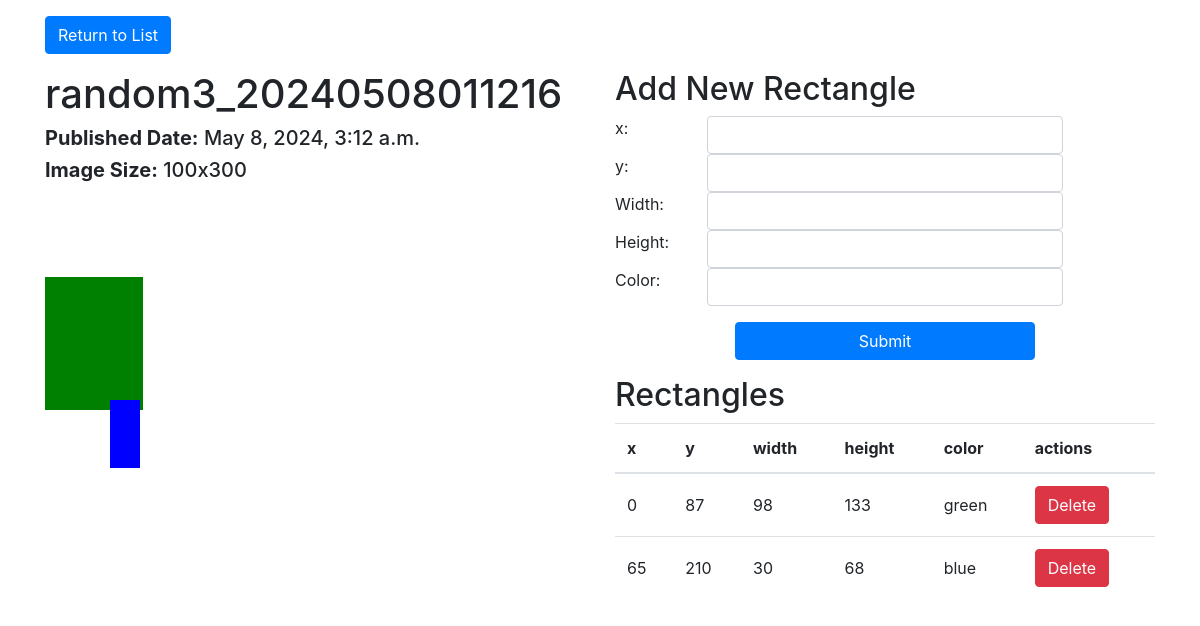
/images/view/4/ (signed in), run on the app's committed database.
### images/models.py (models this page shows, shortened)
class Image(models.Model):
    image_title = models.CharField(max_length=100)
    pub_date = models.DateTimeField('date published')
    width = models.IntegerField(default=100)
    height = models.IntegerField(default=100)
    editors = models.ManyToManyField(User, blank=True)
    tags = models.ManyToManyField(ImageTag, blank=True)
    description = models.CharField(max_length=2000, default='', blank=True)

class Rectangle(models.Model):
    image = models.ForeignKey(Image, on_delete=models.CASCADE)
    x_pos = models.IntegerField()
    y_pos = models.IntegerField()
    width = models.IntegerField()
    height = models.IntegerField()
    fill_color = models.CharField(max_length=20)
    time_added = models.DateTimeField('time added')

### images/views.py (the view)
# urls.py: path('view/<int:image_id>/', views.view_image, name='detail'),
def view_image(request, image_id):
    image = get_object_or_404(Image, pk=image_id)
    rectangles = Rectangle.objects.filter(image=image).order_by('time_added')
    context = {'image': image, 'rectangles': rectangles}
    template = loader.get_template('images/view_image.html')
    if request.user.is_superuser or request.user in image.editors.all():
        template = loader.get_template('images/edit_image.html')
    return HttpResponse(template.render(context, request))

### images/templates/images/edit_image.html (shortened to what this page needs)
<!DOCTYPE html>
<html>
<head>
    <link rel="stylesheet" href="https://stackpath.bootstrapcdn.com/bootstrap/4.5.2/css/bootstrap.min.css">
</head>
<body>
    <div class="container">
        <a href="/images" class="btn btn-primary mt-3">Return to List</a>
        <div class="row mt-3">
            <div class="col-md-6">
                <h1>{{ image.image_title }}</h1>
                <h5><b>Published Date:</b> {{ image.pub_date }}</h5>
                <h5><b>Image Size:</b> {{ image.width }}x{{ image.height }}</h5>
                <svg width="{{image.width}}" height="{{image.height}}" viewBox="0 0 {{image.width}} {{image.height}}" version="1.1" xmlns="http://www.w3.org/2000/svg">
                    {% for r in rectangles %}
                        <rect x="{{r.x_pos}}" y="{{r.y_pos}}" width="{{r.width}}" height="{{r.height}}" fill="{{r.fill_color}}"></rect>
                    {% endfor %}
                </svg>
            </div>
            <div class="col-md-6">
                <h2>Add New Rectangle</h2>
                <form action="{% url 'add_rectangle' %}" method="post" class="mb-3">
                    <div class="form-row">
                        <label for="x" class="col-md-2">x:</label>
                        <div class="col-md-8">
                            <input type="number" class="form-control" name="x">
                        </div>
                    </div>
                    <div class="form-row">
                        <label for="y" class="col-md-2">y:</label>
                        <div class="col-md-8">
                            <input type="number" class="form-control" name="y">
                        </div>
                    </div>
                    <div class="form-row">
                        <label for="width" class="col-md-2">Width:</label>
                        <div class="col-md-8">
                            <input type="number" class="form-control" name="width">
                        </div>
                    </div>
                    <div class="form-row" class="col-md-1">
                        <label for="height" class="col-md-2">Height:</label>
                        <div class="col-md-8">
                            <input type="number" class="form-control" name="height">
                        </div>
                    </div>
                    <div class="form-row">
                        <label for="color" class="col-md-2">Color:</label>
                        <div class="col-md-8">
                            <input type="text" class="form-control" name="color">
                        </div>
                    </div>
                    <div class="mx-auto mt-3" style="width: 300px">
                        <button type="submit" class="btn btn-block btn-primary">Submit</button>
                    </div>
                </form>
                <h2>Rectangles</h2>
                <table class="table">
                    <thead>
                        <tr>
                            <th scope="col">x</th>
                            <th scope="col">y</th>
                            <th scope="col">width</th>
                            <th scope="col">height</th>
                            <th scope="col">color</th>
                            <th scope="col">actions</th>
                        </tr>
                    </thead>
                    <tbody>
                        {% for r in rectangles %}
                            <tr>
                                <td>{{r.x_pos}}</td>
                                <td>{{r.y_pos}}</td>
                                <td>{{r.width}}</td>
                                <td>{{r.height}}</td>
                                <td>{{r.fill_color}}</td>
                                <td><a href="/images/edit/{{image.id}}/delete_rectangle/{{r.id}}" class="btn btn-danger">Delete</a></td>
                            </tr>
                        {% endfor %}
                    </tbody>
                </table>
            </div>
        </div>
    </div>
</body>
</html>

### images/templates/images/edit_image.html (style rules this page uses)
.table th, .table td { vertical-align: middle; }

### data on the page
Image: image_title "random3_20240508011216", pub_date "May 8, 2024, 3:12 a.m.", width "100", height "300"
Rectangle: x_pos "0", y_pos "87", width "98", height "133", fill_color "green"
Rectangle: x_pos "65", y_pos "210", width "30", height "68", fill_color "blue"
